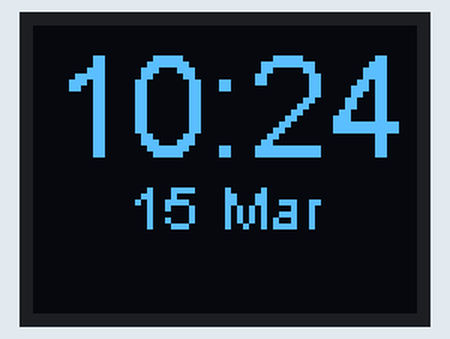
This program was run on a simulated ESP8266 (Wemos D1 mini). Parts: 64×48 one-colour display. Network time is answered at once with the bench clock; the local clock reads 2024-03-15 10:24:30 at power-on unless the program sets it; what the program prints to the serial monitor is not drawn.

Above: at 2.1 s.
At 30.1 s:
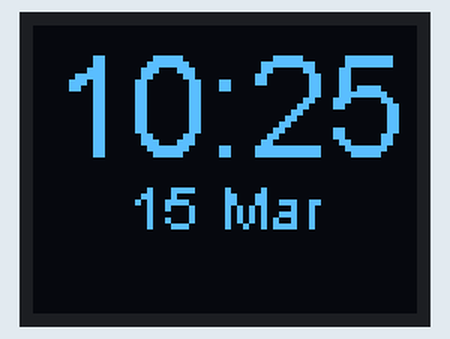
At 90.1 s:
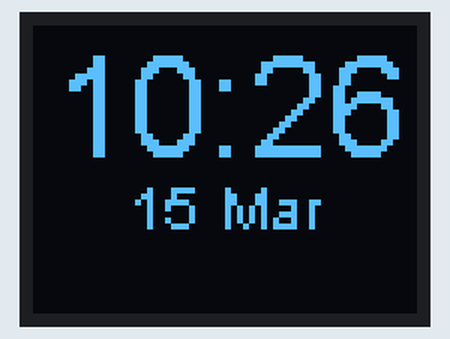

The program:

main.cpp
```cpp
#include <Wire.h>
#include "SSD1306Wire.h"
#include <WiFiManager.h>
#include <WiFiUdp.h>
#include <NTPClient.h>
// #include <time.h>

WiFiManager wifi;
WiFiUDP udp;
SSD1306Wire display(0x3c, SDA, SCL, GEOMETRY_64_48);

int timeOffSet = -10800;
int updateInterval = 6000;
NTPClient timeClient(udp, "a.ntp.br", timeOffSet, updateInterval);

char ssid[] = "MURILO";
char pass[] = "94658243";

int screenWidth = 64;
int screenHeight = 48;
int centerX = screenWidth / 2;
int centerY = screenHeight / 2;


int lastMinute = -1;
int lastSecond = -1;
String formattedDateDisplay;
String formattedTimeDisplay;
String months[12] = {"Jan", "Fev", "Mar", "Abr", "Mai", "Jun", "Jul", "Ago", "Set", "Out", "Nov", "Dez"};

void setupDisplay();
void printDisplay(String string);
void startWiFi();
void startUDP();
void drawTime();
void drawDate();

void setup() {
  Serial.begin(9600);
  setupDisplay();
  startWiFi();
  startUDP();
  timeClient.begin();
}

void loop() {
  timeClient.update();

  String formattedTime = timeClient.getFormattedTime();
  Serial.printf("\rFormatted Time: %s", formattedTime.c_str());

  display.clear();
  drawTime();
  drawDate();
  display.display();
}

void setupDisplay() {
  display.init();
  display.setBrightness(128);
  display.setTextAlignment(TEXT_ALIGN_CENTER);
}

void startWiFi() {
  printDisplay("Conectando wifi...");
  wifi.connectStation(ssid, pass);
  printDisplay("Conectado à rede " + String(ssid) + "!");
  delay(2000);
}

void startUDP() {
  Serial.println("\nStarting UDP");
  udp.begin(123);                          // Start listening for UDP messages on port 123
  Serial.print("Local port:\t");
  Serial.println(udp.localPort());
  Serial.println();
}

void printDisplay(String string) {
  display.clear();
  display.drawStringMaxWidth(centerX, 0, screenWidth, string);
  display.display();
}

void drawTime() {
  int hour = timeClient.getHours();
  int minute = timeClient.getMinutes();

  char string[6];
  sprintf(string, "%02d:%02d", hour, minute);
  formattedTimeDisplay = String(string);

  display.setFont(ArialMT_Plain_24);
  display.drawStringMaxWidth(centerX, 0, screenWidth, formattedTimeDisplay);
}

void drawDate() {
  unsigned long epochTime = timeClient.getEpochTime();

  time_t seconds = time_t(epochTime);
  struct tm *currentTime = localtime(&seconds);
  int day = currentTime->tm_mday;
  String month = months[currentTime->tm_mon];

  char string[30];
  sprintf(string, "%02d %s", day, month.c_str());
  formattedDateDisplay = String(string);

  display.setFont(ArialMT_Plain_10);
  display.drawStringMaxWidth(centerX, centerY, screenWidth, formattedDateDisplay);
}
```

Measured:
- what the display in image 0 shows lasts 27.9 s, from 2.1 s to 30.0 s
- what the display in image 1 shows lasts 60.0 s, from 30.0 s to 90.0 s
